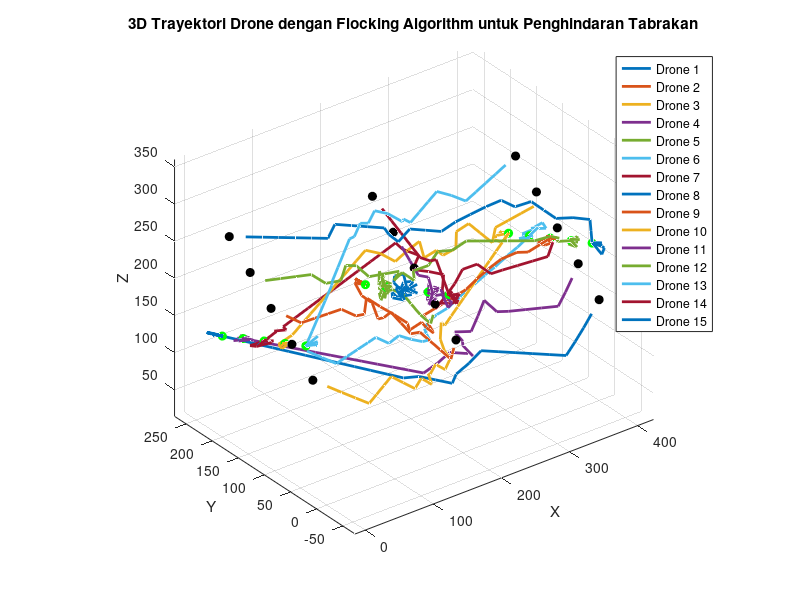

The MATLAB script that drew this image:
% Jumlah drone
nDrone = 15;

% Membuat posisi awal dan target posisi secara dinamis
% Menggunakan ruang 400x200 dengan ketinggian variatif
posisi_awal = zeros(nDrone, 3);
target_posisi = zeros(nDrone, 3);

% Mengatur posisi awal dan target secara manual untuk demo
for i = 1:nDrone
    if mod(i, 3) == 0
        posisi_awal(i, :) = [0, (i-1)*13.33, 150 + (i-1)*10];
        target_posisi(i, :) = [400, 200 - (i-1)*13.33, 150 + (i-1)*5];
    elseif mod(i, 3) == 1
        posisi_awal(i, :) = [400, (i-1)*13.33, 150 + (i-1)*10];
        target_posisi(i, :) = [0, 200 - (i-1)*13.33, 150 + (i-1)*5];
    else
        posisi_awal(i, :) = [200, (i-1)*13.33, 150 + (i-1)*10];
        target_posisi(i, :) = [200, 200 - (i-1)*13.33, 150 + (i-1)*5];
    end
end

dimensi_drone = 0.098;
             
% Jumlah iterasi simulasi
n_iterasi = 100;

% Parameter flocking
dMin = 50; % Jarak minimal untuk penghindaran tabrakan
vMax = 20; % Kecepatan maksimum drone

% Inisialisasi posisi dan kecepatan
posisi = posisi_awal;
kecepatan = zeros(nDrone,3);

% Untuk menyimpan trayektori
trayektori = zeros(n_iterasi, nDrone, 3);

iterasi = 0;
maxIterasi = 100; % Kondisi berhenti maksimum jika diperlukan
while iterasi < maxIterasi
    iterasiDrone = 1;
    while iterasiDrone <= nDrone
        % Hitung vektor menuju target
        vTarget = (target_posisi(iterasiDrone,:) - posisi(iterasiDrone,:));
        norm_vTarget = norm(vTarget);
        if norm_vTarget > 0
            vTarget = vTarget / norm_vTarget * vMax;
        end
        
        % Penghindaran tabrakan
        j = 1;
        while j <= nDrone
            if iterasiDrone ~= j
                jarak = norm(posisi(iterasiDrone,:) - posisi(j,:));
                if jarak < dMin
                    vAvoid = posisi(iterasiDrone,:) - posisi(j,:);
                    norm_vAvoid = norm(vAvoid);
                    if norm_vAvoid > 0
                        vAvoid = vAvoid / norm_vAvoid * vMax;
                        vTarget = vTarget + vAvoid;
                    end
                end
            end
            j = j + 1;
        end
        
        % Batasi kecepatan
        if norm(vTarget) > vMax
            vTarget = vTarget / norm(vTarget) * vMax;
        end
        
        % Update posisi dan kecepatan
        kecepatan(iterasiDrone,:) = vTarget;
        posisi(iterasiDrone,:) = posisi(iterasiDrone,:) + kecepatan(iterasiDrone,:);
        
        iterasiDrone = iterasiDrone + 1;
    end
    
    % Simpan trayektori
    if iterasi+1 <= maxIterasi
        trayektori(iterasi+1,:,:) = posisi;
    end
    
    iterasi = iterasi + 1;
end

% Visualisasi
figure;
hold on;
grid on;
axis equal;

colors = lines(nDrone); % Menghasilkan warna berbeda untuk setiap drone

for i = 1:nDrone
    % Trayektori drone
    plot3(squeeze(trayektori(:,i,1)), squeeze(trayektori(:,i,2)), squeeze(trayektori(:,i,3)), 'Color', colors(i,:), 'LineWidth', 2);
end

% Tandai posisi awal dan akhir
plot3(posisi_awal(:,1), posisi_awal(:,2), posisi_awal(:,3), 'ko', 'MarkerFaceColor', 'k');
plot3(target_posisi(:,1), target_posisi(:,2), target_posisi(:,3), 'go', 'MarkerFaceColor', 'g');

view(3); % Atur sudut pandang 3D
legend(arrayfun(@(x) sprintf('Drone %d', x), 1:nDrone, 'UniformOutput', false), 'Location', 'Best');
xlabel('X');
ylabel('Y');
zlabel('Z');
title('3D Trayektori Drone dengan Flocking Algorithm untuk Penghindaran Tabrakan');
